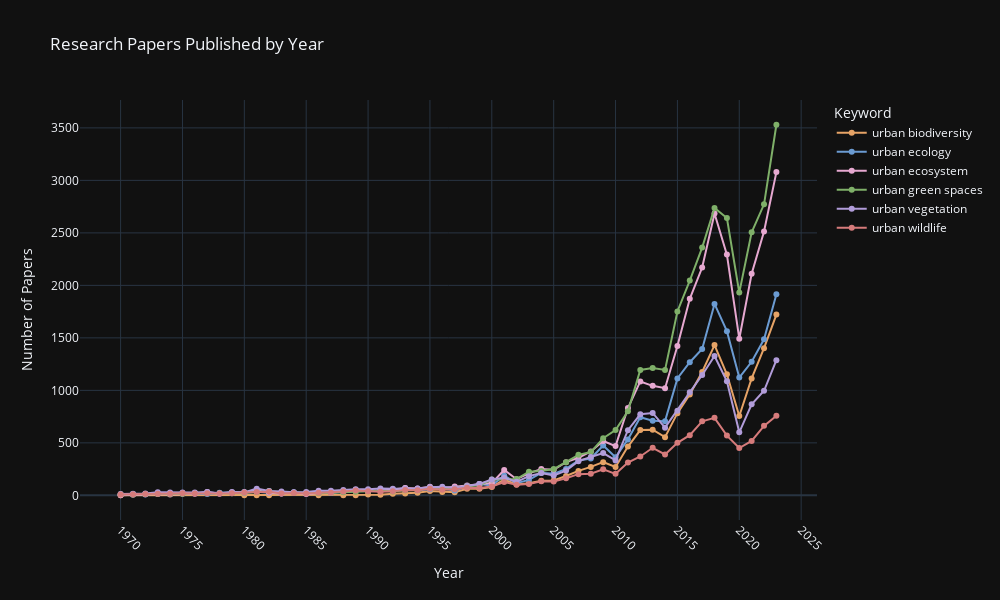

Notebook source saved alongside this figure:
### Code cell
color_map = {
    'urban ecology': '#6B9BD2',
    'urban biodiversity': '#E6A366',
    'urban green spaces': '#7FB069',
    'urban wildlife': '#D67B7B',
    'urban vegetation': '#B19CD9',
    'urban ecosystem': '#E6A8D0',
    'total': '#FFD700'
}

fig = px.line(
    df_keywords,
    x='year',
    y='paper_count',
    color='search_keyword',
    color_discrete_map=color_map,
    title='Research Papers Published by Year',
    markers=True,
)

fig.update_layout(
    xaxis_title='Year',
    yaxis_title='Number of Papers',
    legend_title='Keyword',
    font=dict(size=12),
    width=1000,
    height=600,
    template='plotly_dark',
    xaxis=dict(showgrid=True,
               dtick=5,
               tickangle=45),
    yaxis=dict(showgrid=True),
)

fig.show()

### Figure 1 — Plotly figure (JSON) as saved in the notebook; plotly's stock layout.template omitted (floating-point values rounded to 4 significant figures)
{"data": [{"hovertemplate": "search_keyword=urban biodiversity<br>year=%{x}<br>paper_count=%{y}<extra></extra>", "legendgroup": "urban biodiversity", "line": {"color": "#E6A366", "dash": "solid"}, "marker": {"symbol": "circle"}, "mode": "lines+markers", "name": "urban biodiversity", "orientation": "v", "showlegend": true, "type": "scatter", "x": [1970, 1980, 1981, 1982, 1986, 1988, 1989, 1990, 1991, 1992, 1993, 1994, 1995, 1996, 1997, 1998, 1999, 2000, 2001, 2002, 2003, 2004, 2005, 2006, 2007, 2008, 2009, 2010, 2011, 2012, 2013, 2014, 2015, 2016, 2017, 2018, 2019, 2020, 2021, 2022, 2023], "xaxis": "x", "y": [1, 1, 1, 1, 1, 1, 1, 8, 5, 16, 18, 26, 41, 33, 30, 63, 62, 80, 151, 103, 116, 140, 141, 184, 233, 271, 316, 270, 465, 622, 625, 554, 783, 961, 1175, 1431, 1153, 756, 1114, 1402, 1722], "yaxis": "y"}, {"hovertemplate": "search_keyword=urban ecology<br>year=%{x}<br>paper_count=%{y}<extra></extra>", "legendgroup": "urban ecology", "line": {"color": "#6B9BD2", "dash": "solid"}, "marker": {"symbol": "circle"}, "mode": "lines+markers", "name": "urban ecology", "orientation": "v", "showlegend": true, "type": "scatter", "x": [1970, 1971, 1972, 1973, 1974, 1975, 1976, 1977, 1978, 1979, 1980, 1981, 1982, 1983, 1984, 1985, 1986, 1987, 1988, 1989, 1990, 1991, 1992, 1993, 1994, 1995, 1996, 1997, 1998, 1999, 2000, 2001, 2002, 2003, 2004, 2005, 2006, 2007, 2008, 2009, 2010, 2011, 2012, 2013, 2014, 2015, 2016, 2017, 2018, 2019, 2020, 2021, 2022, 2023], "xaxis": "x", "y": [7, 15, 9, 17, 17, 18, 19, 14, 25, 28, 33, 34, 24, 18, 29, 18, 24, 24, 33, 43, 41, 43, 48, 70, 49, 59, 65, 46, 83, 109, 95, 189, 115, 147, 214, 205, 252, 333, 351, 475, 364, 533, 744, 711, 707, 1114, 1268, 1394, 1823, 1564, 1122, 1272, 1486, 1915], "yaxis": "y"}, {"hovertemplate": "search_keyword=urban ecosystem<br>year=%{x}<br>paper_count=%{y}<extra></extra>", "legendgroup": "urban ecosystem", "line": {"color": "#E6A8D0", "dash": "solid"}, "marker": {"symbol": "circle"}, "mode": "lines+markers", "name": "urban ecosystem", "orientation": "v", "showlegend": true, "type": "scatter", "x": [1970, 1971, 1972, 1973, 1974, 1975, 1976, 1977, 1978, 1979, 1980, 1981, 1982, 1983, 1984, 1985, 1986, 1987, 1988, 1989, 1990, 1991, 1992, 1993, 1994, 1995, 1996, 1997, 1998, 1999, 2000, 2001, 2002, 2003, 2004, 2005, 2006, 2007, 2008, 2009, 2010, 2011, 2012, 2013, 2014, 2015, 2016, 2017, 2018, 2019, 2020, 2021, 2022, 2023], "xaxis": "x", "y": [1, 6, 10, 13, 9, 15, 16, 31, 15, 27, 29, 49, 28, 18, 27, 12, 25, 24, 35, 53, 46, 43, 56, 71, 65, 81, 70, 84, 94, 107, 117, 242, 154, 210, 252, 243, 316, 358, 418, 518, 469, 832, 1085, 1043, 1021, 1423, 1872, 2170, 2685, 2293, 1492, 2111, 2514, 3079], "yaxis": "y"}, {"hovertemplate": "search_keyword=urban green spaces<br>year=%{x}<br>paper_count=%{y}<extra></extra>", "legendgroup": "urban green spaces", "line": {"color": "#7FB069", "dash": "solid"}, "marker": {"symbol": "circle"}, "mode": "lines+markers", "name": "urban green spaces", "orientation": "v", "showlegend": true, "type": "scatter", "x": [1970, 1971, 1972, 1973, 1974, 1975, 1976, 1977, 1978, 1979, 1980, 1981, 1982, 1983, 1984, 1985, 1986, 1987, 1988, 1989, 1990, 1991, 1992, 1993, 1994, 1995, 1996, 1997, 1998, 1999, 2000, 2001, 2002, 2003, 2004, 2005, 2006, 2007, 2008, 2009, 2010, 2011, 2012, 2013, 2014, 2015, 2016, 2017, 2018, 2019, 2020, 2021, 2022, 2023], "xaxis": "x", "y": [10, 8, 13, 16, 13, 16, 22, 20, 20, 20, 22, 32, 42, 24, 26, 25, 21, 26, 29, 35, 38, 44, 37, 48, 50, 72, 62, 66, 90, 93, 152, 157, 155, 225, 231, 250, 315, 386, 412, 544, 622, 800, 1195, 1213, 1195, 1752, 2046, 2360, 2738, 2642, 1931, 2506, 2772, 3530], "yaxis": "y"}, {"hovertemplate": "search_keyword=urban vegetation<br>year=%{x}<br>paper_count=%{y}<extra></extra>", "legendgroup": "urban vegetation", "line": {"color": "#B19CD9", "dash": "solid"}, "marker": {"symbol": "circle"}, "mode": "lines+markers", "name": "urban vegetation", "orientation": "v", "showlegend": true, "type": "scatter", "x": [1970, 1971, 1972, 1973, 1974, 1975, 1976, 1977, 1978, 1979, 1980, 1981, 1982, 1983, 1984, 1985, 1986, 1987, 1988, 1989, 1990, 1991, 1992, 1993, 1994, 1995, 1996, 1997, 1998, 1999, 2000, 2001, 2002, 2003, 2004, 2005, 2006, 2007, 2008, 2009, 2010, 2011, 2012, 2013, 2014, 2015, 2016, 2017, 2018, 2019, 2020, 2021, 2022, 2023], "xaxis": "x", "y": [14, 14, 18, 30, 28, 28, 27, 31, 20, 33, 27, 64, 41, 37, 30, 32, 45, 43, 51, 59, 57, 66, 62, 63, 65, 77, 83, 69, 88, 108, 152, 168, 129, 183, 213, 189, 236, 326, 366, 403, 333, 621, 772, 785, 645, 807, 981, 1146, 1327, 1086, 600, 867, 996, 1287], "yaxis": "y"}, {"hovertemplate": "search_keyword=urban wildlife<br>year=%{x}<br>paper_count=%{y}<extra></extra>", "legendgroup": "urban wildlife", "line": {"color": "#D67B7B", "dash": "solid"}, "marker": {"symbol": "circle"}, "mode": "lines+markers", "name": "urban wildlife", "orientation": "v", "showlegend": true, "type": "scatter", "x": [1970, 1971, 1972, 1973, 1974, 1975, 1976, 1977, 1978, 1979, 1980, 1981, 1982, 1983, 1984, 1985, 1986, 1987, 1988, 1989, 1990, 1991, 1992, 1993, 1994, 1995, 1996, 1997, 1998, 1999, 2000, 2001, 2002, 2003, 2004, 2005, 2006, 2007, 2008, 2009, 2010, 2011, 2012, 2013, 2014, 2015, 2016, 2017, 2018, 2019, 2020, 2021, 2022, 2023], "xaxis": "x", "y": [8, 11, 13, 15, 15, 19, 18, 19, 17, 19, 28, 31, 34, 18, 23, 17, 24, 25, 37, 47, 40, 35, 38, 52, 49, 64, 54, 59, 73, 70, 85, 127, 102, 109, 135, 131, 163, 202, 206, 249, 205, 312, 370, 453, 390, 500, 573, 705, 738, 569, 451, 518, 662, 758], "yaxis": "y"}], "layout": {"font": {"size": 12}, "height": 600, "legend": {"title": {"text": "Keyword"}, "tracegroupgap": 0}, "title": {"text": "Research Papers Published by Year"}, "width": 1000, "xaxis": {"anchor": "y", "domain": [0, 1], "dtick": 5, "showgrid": true, "tickangle": 45, "title": {"text": "Year"}}, "yaxis": {"anchor": "x", "domain": [0, 1], "showgrid": true, "title": {"text": "Number of Papers"}}}}
